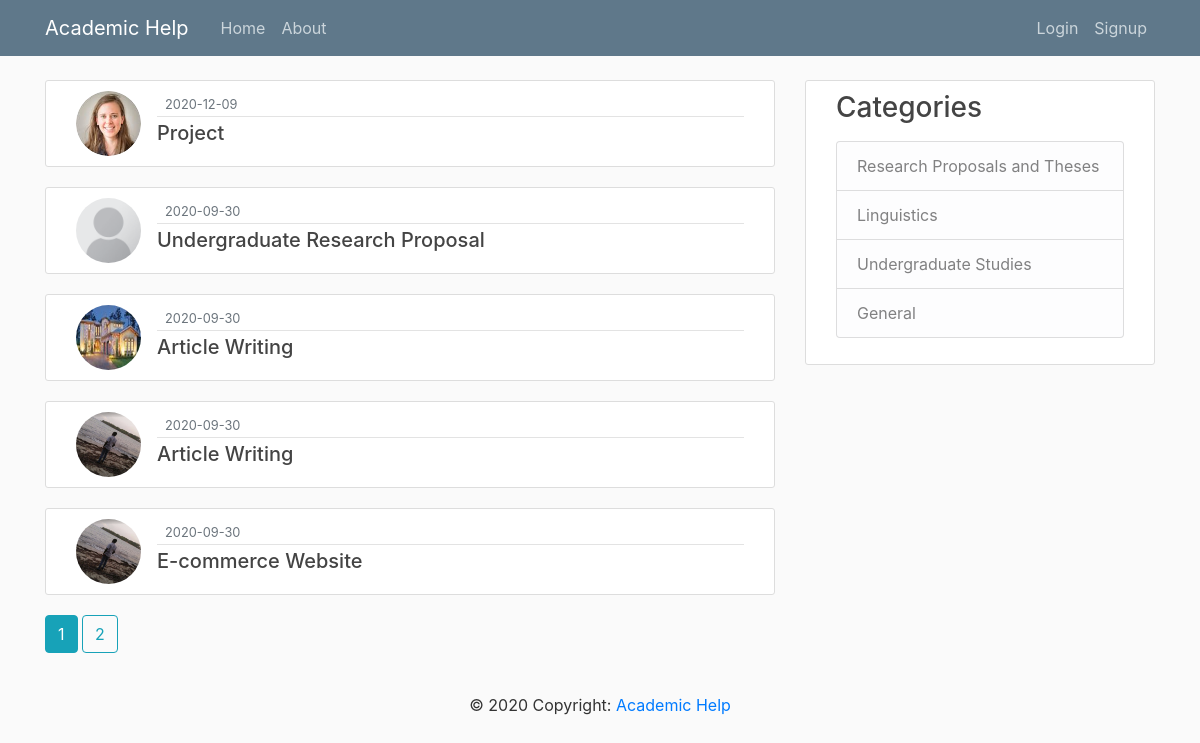
Screenshot of /cat/1 with the database file from the repository.
### app/models.py (models this page shows, shortened)
class Post(db.Model):
    id = db.Column(db.Integer, primary_key=True)
    title = db.Column(db.String(100), nullable=False)
    date_posted = db.Column(db.DateTime, nullable=False,
                            default=datetime.utcnow)
    content = db.Column(db.Text, nullable=False)
    category = db.Column(db.Text)
    user_id = db.Column(db.Integer, db.ForeignKey('user.id'), nullable=False)

class User(db.Model, UserMixin):
    id = db.Column(db.Integer, primary_key=True)
    username = db.Column(db.String(20), unique=True, nullable=False)
    email = db.Column(db.String(120), unique=True, nullable=False)
    image_file = db.Column(db.String(20), nullable=False,
                           default='default-pic.jpg')
    password = db.Column(db.String(60), nullable=False)
    posts = db.relationship('Post', backref='author', lazy=True)

### app/posts/routes.py (the view)
@posts.route("/cat/<int:category>")
def category_posts(category):
    page = request.args.get('page', 1, type=int)
    cat = Post.query.filter_by(category=category).first_or_404()
    posts = Post.query.filter_by(category=category)\
        .order_by(Post.date_posted.desc())\
        .paginate(page=page, per_page=5)
    return render_template('category_posts.html', category=cat, posts=posts)

### app/templates/category_posts.html (shortened to what this page needs)
{% extends "layout.html" %}
{% block content %}
    {% for post in posts.items %}
        <article class="media content-section">
          <img class="rounded-circle article-img" src="{{ url_for('static', filename='profile_pics/' + post.author.image_file) }}">
          <div class="media-body">
            <div class="article-metadata">
              <small class="text-muted">{{ post.date_posted.strftime('%Y-%m-%d') }}</small>
            </div>
            <h5><a class="article-title" href="{{ url_for('posts.post', post_id=post.id) }}">{{ post.title }}</a></h5>
          </div>
        </article>
    {% endfor %}
    {% for page_num in posts.iter_pages(left_edge=1, right_edge=1, left_current=1, right_current=2) %}
      {% if page_num %}
        {% if posts.page == page_num %}
          <a class="btn btn-info mb-4" href="{{ url_for('posts.category_posts', category=category.category, page=page_num) }}">{{ page_num }}</a>
        {% else %}
          <a class="btn btn-outline-info mb-4" href="{{ url_for('posts.category_posts', category=category.category, page=page_num) }}">{{ page_num }}</a>
        {% endif %}
      {% else %}
        ...
      {% endif %}
    {% endfor %}
{% endblock content %}

### app/static/main.css (style rules this page uses)
body { background: #fafafa; color: #333333; margin-top: 5rem; }
h1, h2, h3, h4, h5, h6 { color: #444444; }
.content-section { background: #ffffff; padding: 10px 30px; border: 1px solid #dddddd; border-radius: 3px; margin-bottom: 20px; }
.article-title { color: #444444; }
.article-img { height: 65px; width: 65px; margin-right: 16px; }
.article-metadata { padding-bottom: 1px; margin-bottom: 4px; border-bottom: 1px solid #e3e3e3; }

### rows the page displays
Post: image_file (picture), date_posted "2020-12-09", title "Project"
Post: image_file (placeholder picture), date_posted "2020-09-30", title "Undergraduate Research Proposal"
Post: image_file (picture), date_posted "2020-09-30", title "Article Writing"
Post: image_file (picture), date_posted "2020-09-30", title "Article Writing"
Post: image_file (picture), date_posted "2020-09-30", title "E-commerce Website"

### other values shown
{{ page_num }} "1"
{{ page_num }} "2"
